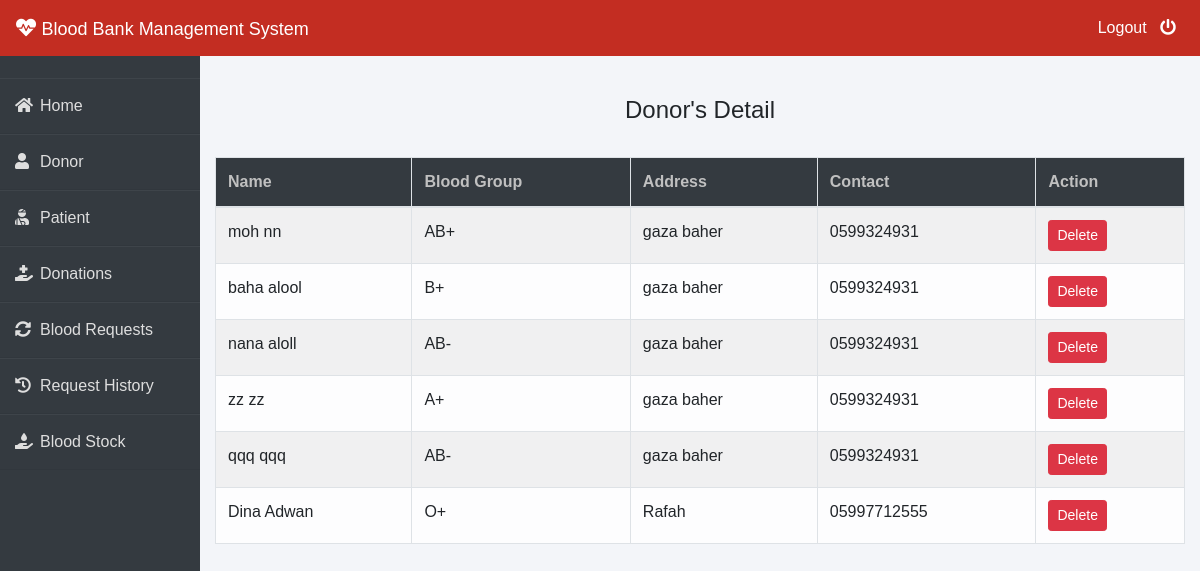
Screenshot of /admin-donor (signed in) with the database file from the repository.
### donor/models.py (models this page shows, shortened)
class Donor(models.Model):
    user=models.OneToOneField(User,on_delete=models.CASCADE)
    profile_pic= models.ImageField(upload_to='profile_pic/Donor/',null=True,blank=True)
    bloodgroup=models.CharField(max_length=10)
    address = models.CharField(max_length=40)
    mobile = models.CharField(max_length=20,null=False)
    @property
    def get_name(self):
        return self.user.first_name+" "+self.user.last_name

### blood/views.py (the view)
# urls.py: path('admin-donor', views.admin_donor_view,name='admin-donor'),
@login_required(login_url='adminlogin')
def admin_donor_view(request):
    donors=dmodels.Donor.objects.all()
    return render(request,'blood/admin_donor.html',{'donors':donors})

### templates/blood/admin_donor.html (shortened to what this page needs)
{% extends 'blood/adminbase.html' %}
{% block content %}
{% load widget_tweaks %}
{%load static%}
<br><br>
<div class="container">
    <H4 class="text-center">Donor's Detail</H4><br>
    <table class="table table-light table-hover table-bordered table-striped">
        <thead class="bg-dark">
            <tr>
                <th scope="col" style="color: rgb(192, 192, 192);">Name</th>
                <th scope="col" style="color: rgb(192, 192, 192);">Blood Group</th>
                <th scope="col" style="color: rgb(192, 192, 192);">Address</th>
                <th scope="col" style="color: rgb(192, 192, 192);">Contact</th>
                <th style="color: rgb(192, 192, 192);">Action</th>
            </tr>
        </thead>
        <tbody>
            {% for t in donors %}
            <tr>
                <td> {{t.get_name}}</td>
                <td>{{t.bloodgroup}}</td>
                <td>{{t.address}}</td>
                <td>{{t.mobile}}</td>
                <td>
                    <button class="btn btn-danger btn-sm"><a  style="text-decoration: none;color: white;" href="{% url 'delete-donor' t.id  %}">Delete</a> </button>
                </td>
            </tr>
            {% endfor %}
        </tbody>
    </table>
</div>
{% endblock content %}

### templates/blood/adminbase.html (shortened to what this page needs)
<!DOCTYPE html>
<html lang="en">
<head>
    <link rel="stylesheet" href="https://maxcdn.bootstrapcdn.com/bootstrap/4.0.0/css/bootstrap.min.css">
    <link rel="stylesheet" href="https://cdnjs.cloudflare.com/ajax/libs/font-awesome/5.14.0/css/all.css">
</head>
<body>
    <nav class="navbar navbar-expand-lg navbar-light fixed-top bg-danger">
        <a style="color:white;" class="navbar-brand" href="/"><i class="fa fa-heartbeat"></i>&nbsp;<font face = "Comic sans MS" size ="4">Blood Bank Management System</font></a>
        <div class="navbar-collapse collapse w-100 order-3 dual-collapse2">
            <ul class="navbar-nav ml-auto">
                <li class="nav-item">
                    <a class="nav-link" style="color: white;" href="/logout">Logout &nbsp; <i class="fas fa-power-off"></i></a>
                </li>
            </ul>
        </div>
      </nav>
<br><br>
<div class="wrapper">
    <div class="sidebar">
        <ul>
            <li><a style="text-decoration:none;" href="/"><i class="fas fa-home"></i>Home</a></li>
            <li><a style="text-decoration:none;" href="/admin-donor"><i class="fas fa-user"></i>Donor</a></li>
            <li><a style="text-decoration:none;" href="/admin-patient"><i class="fas fa-user-injured"></i>Patient</a></li>
            <li><a style="text-decoration:none;" href="/admin-donation"><i class="fas fa-hand-holding-medical"></i>Donations</a></li>
            <li><a style="text-decoration:none;" href="/admin-request"><i class="fas fa-sync-alt"></i>Blood Requests</a></li>
            <li><a style="text-decoration:none;" href="/admin-request-history"><i class="fas fa-history"></i>Request History</a></li>
            <li><a style="text-decoration:none;" href="/admin-blood"><i class="fas fa-hand-holding-water"></i>Blood Stock</a></li>
        </ul>
    </div>
    <div class="main_content">
{% block content %}
{% endblock content %}
    </div>
</div>
</body>
</html>

### templates/blood/adminbase.html (style rules this page uses)
* { margin: 0; padding: 0; box-sizing: border-box; list-style: none; text-decoration: none; font-family: 'Josefin Sans', sans-serif; }
body { background-color: #f3f5f9; }
.bg-danger { background-color: #c32d22!important; }
.wrapper { display: flex; position: relative; }
.wrapper .sidebar { width: 200px; height: 100%; background: #343a40; padding: 30px 0px; position: fixed; }
.wrapper .sidebar ul li { padding: 15px; border-bottom: 1px solid #dedede; border-bottom: 1px solid rgba(0,0,0,0.05); border-top: 1px solid rgba(255,255,255,0.05); }
.wrapper .sidebar ul li a { color: #dedede; display: block; }
.wrapper .sidebar ul li a .fas { width: 25px; }
.wrapper .main_content { width: 100%; margin-left: 200px; }

### rows the page displays
Donor: get_name "moh nn", bloodgroup "AB+", address "gaza baher", mobile "0599324931"
Donor: get_name "baha alool", bloodgroup "B+", address "gaza baher", mobile "0599324931"
Donor: get_name "nana aloll", bloodgroup "AB-", address "gaza baher", mobile "0599324931"
Donor: get_name "zz zz", bloodgroup "A+", address "gaza baher", mobile "0599324931"
Donor: get_name "qqq qqq", bloodgroup "AB-", address "gaza baher", mobile "0599324931"
Donor: get_name "Dina Adwan", bloodgroup "O+", address "Rafah", mobile "05997712555"
